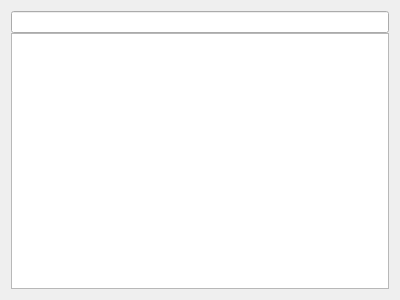
<?xml version="1.0" encoding="UTF-8"?>
<ui version="4.0">
 <class>DDI::Internal::AtcWidget</class>
 <widget class="QWidget" name="DDI::Internal::AtcWidget">
  <property name="geometry">
   <rect>
    <x>0</x>
    <y>0</y>
    <width>400</width>
    <height>300</height>
   </rect>
  </property>
  <property name="windowTitle">
   <string>Form</string>
  </property>
  <layout class="QGridLayout" name="gridLayout">
   <property name="verticalSpacing">
    <number>0</number>
   </property>
   <item row="1" column="0">
    <widget class="QTreeView" name="atcView"/>
   </item>
   <item row="0" column="0">
    <widget class="Utils::QButtonLineEdit" name="search"/>
   </item>
  </layout>
 </widget>
 <customwidgets>
  <customwidget>
   <class>Utils::QButtonLineEdit</class>
   <extends>QLineEdit</extends>
   <header location="global">utils/widgets/qbuttonlineedit.h</header>
  </customwidget>
 </customwidgets>
 <resources/>
 <connections/>
</ui>
